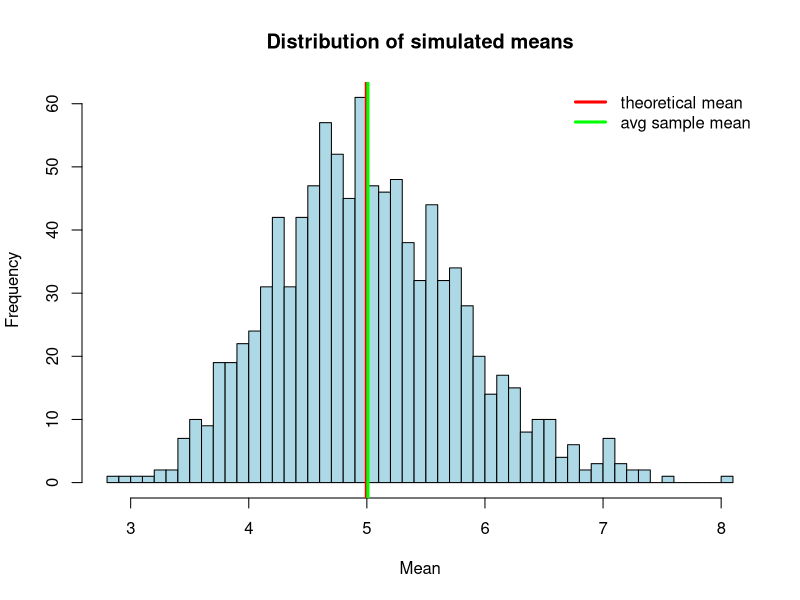
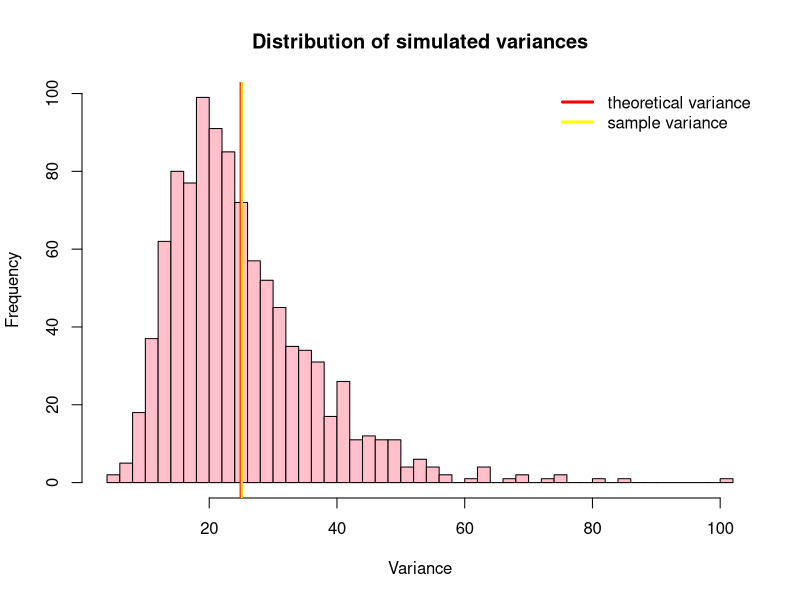
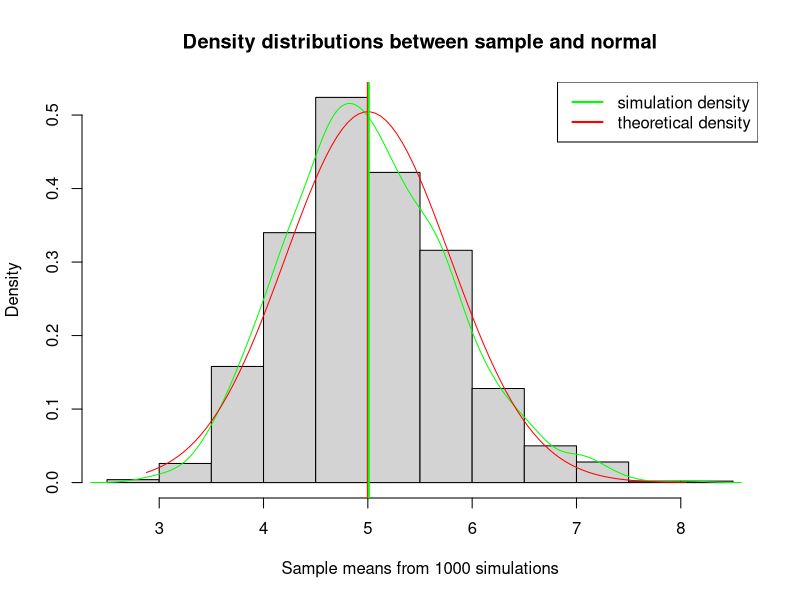

These figures' R source, in order:
## ---- chunk 1
sessionInfo()

set.seed(2021)

## ---- chunk 2
library(stats)
library(ggplot2)
library(sqldf)
library(dplyr, warn.conflicts = F)

## ---- chunk 3
# investigate the distribution of averages of 40 exponentials
n <- 40
# set lambda = 0.2 for all of the simulations
lambda <- 0.2
# need to do a thousand simulations 
nosim <- 1000
# Create simulations dataset
simdata <- matrix(rexp(n*nosim, lambda), nrow = nosim, ncol = n)

## ---- chunk 4
mns <- apply(simdata,1,mean)
hist(mns,col="light blue",breaks=50, xlab = "Mean",main = "Distribution of simulated means")
abline(v=1/lambda,col="red",lwd=4)
abline(v=round(mean(mns),3),col="green",lwd=3)
legend('topright', c("theoretical mean","avg sample mean"), col=c("red", "green"), lty=c(1,1), lwd=c(3,3), bty = "n")
comMeans<-paste('sample mean =', round(mean(mns),3), ', theoretical mean=', 1/lambda, sep = "", collapse = NULL)
comMeans

## ---- chunk 5
vars <- apply(simdata,1,var)
hist(vars,col="pink",breaks=50, xlab = "Variance", main = "Distribution of simulated variances")
abline(v=1/lambda^2,col="red",lwd=3)
abline(v=round(mean(vars),3),col="yellow",lwd=2)
legend('topright', c("theoretical variance","sample variance"), col=c("red", "yellow"), lty=c(1,1), lwd=c(3,3), bty = "n")
comVars<-paste('sample variance =', round(mean(vars),3), ', theoretical variance=', 1/lambda^2, sep = "", collapse = NULL)
comVars

## ---- chunk 6
## step 1 draw the histgram 
hist(mns,  prob=T,
     main="Density distributions between sample and normal",
     xlab="Sample means from 1000 simulations")

# step 2 draw simulated sample mean density distribution
lines(density(mns), col="green", lty=1)


# step 3 draw therotical mean desnity distibution
x <- seq(min(mns), max(mns), length=100)
y <- dnorm(x, mean=1/lambda, sd=(1/lambda/sqrt(n)))
lines(x, y, col="red", lty=1)

# step 4 draw both sample mean and theoretical Mean
abline(v=1/lambda, col='red', lwd=2)
abline(v=round(mean(mns),3),col="green",lwd=2)

# step 5 insert legends
legend('topright', c("simulation density", "theoretical density"), 
       lty=c(1,1), col=c("green", "red"), lwd=c(2,2))
